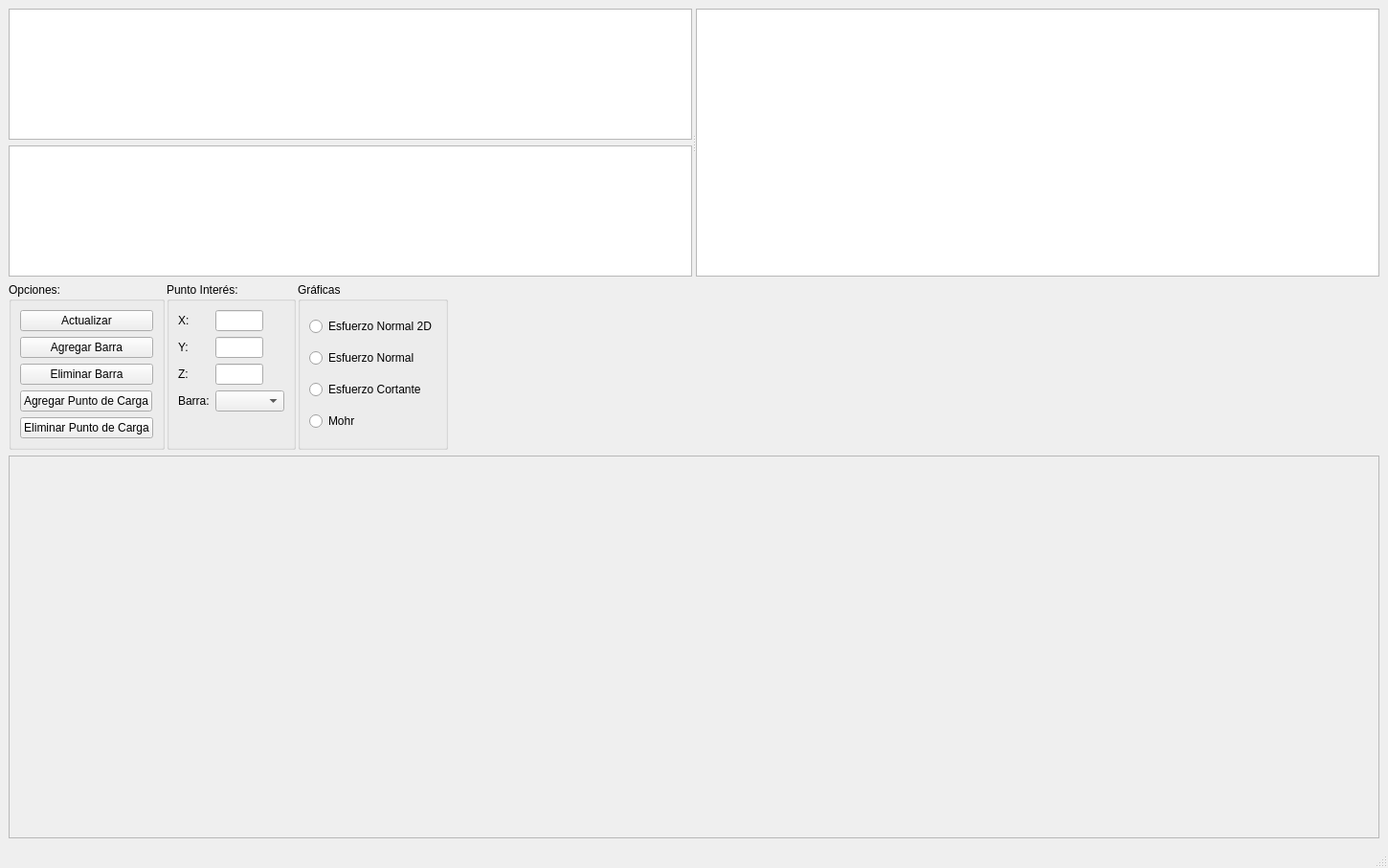
<?xml version="1.0" encoding="UTF-8"?>
<ui version="4.0">
 <class>MainWindow</class>
 <widget class="QMainWindow" name="MainWindow">
  <property name="geometry">
   <rect>
    <x>0</x>
    <y>0</y>
    <width>1450</width>
    <height>907</height>
   </rect>
  </property>
  <property name="windowTitle">
   <string>Esfuerzos Combinados</string>
  </property>
  <widget class="QWidget" name="centralwidget">
   <layout class="QVBoxLayout" name="verticalLayout">
    <item>
     <widget class="QSplitter" name="splitter">
      <property name="sizePolicy">
       <sizepolicy hsizetype="Expanding" vsizetype="Expanding">
        <horstretch>0</horstretch>
        <verstretch>0</verstretch>
       </sizepolicy>
      </property>
      <property name="minimumSize">
       <size>
        <width>0</width>
        <height>250</height>
       </size>
      </property>
      <property name="maximumSize">
       <size>
        <width>16777215</width>
        <height>16777215</height>
       </size>
      </property>
      <property name="orientation">
       <enum>Qt::Horizontal</enum>
      </property>
      <widget class="QWidget" name="verticalLayoutWidget">
       <layout class="QVBoxLayout" name="verticalLayout_3">
        <item>
         <widget class="QTableWidget" name="dataForcesTable"/>
        </item>
        <item>
         <widget class="QTableWidget" name="dataBarsTable"/>
        </item>
       </layout>
      </widget>
      <widget class="QWidget" name="verticalLayoutWidget_2">
       <layout class="QVBoxLayout" name="verticalLayout_4">
        <item>
         <widget class="QTableWidget" name="outDataTable"/>
        </item>
       </layout>
      </widget>
     </widget>
    </item>
    <item>
     <layout class="QGridLayout" name="gridLayout">
      <property name="spacing">
       <number>2</number>
      </property>
      <item row="0" column="1">
       <widget class="QGroupBox" name="groupBox_7">
        <property name="sizePolicy">
         <sizepolicy hsizetype="Fixed" vsizetype="Preferred">
          <horstretch>0</horstretch>
          <verstretch>0</verstretch>
         </sizepolicy>
        </property>
        <property name="title">
         <string>Punto Interés:</string>
        </property>
        <layout class="QFormLayout" name="formLayout_2">
         <item row="0" column="0">
          <widget class="QLabel" name="label_8">
           <property name="text">
            <string>X:</string>
           </property>
          </widget>
         </item>
         <item row="0" column="1">
          <widget class="QLineEdit" name="interestPointX">
           <property name="sizePolicy">
            <sizepolicy hsizetype="Fixed" vsizetype="Fixed">
             <horstretch>0</horstretch>
             <verstretch>0</verstretch>
            </sizepolicy>
           </property>
           <property name="maximumSize">
            <size>
             <width>50</width>
             <height>16777215</height>
            </size>
           </property>
          </widget>
         </item>
         <item row="1" column="1">
          <widget class="QLineEdit" name="interestPointY">
           <property name="sizePolicy">
            <sizepolicy hsizetype="Fixed" vsizetype="Fixed">
             <horstretch>0</horstretch>
             <verstretch>0</verstretch>
            </sizepolicy>
           </property>
           <property name="maximumSize">
            <size>
             <width>50</width>
             <height>16777215</height>
            </size>
           </property>
          </widget>
         </item>
         <item row="1" column="0">
          <widget class="QLabel" name="label_9">
           <property name="text">
            <string>Y:</string>
           </property>
          </widget>
         </item>
         <item row="2" column="0">
          <widget class="QLabel" name="label_10">
           <property name="text">
            <string>Z:</string>
           </property>
          </widget>
         </item>
         <item row="2" column="1">
          <widget class="QLineEdit" name="interestPointZ">
           <property name="sizePolicy">
            <sizepolicy hsizetype="Fixed" vsizetype="Fixed">
             <horstretch>0</horstretch>
             <verstretch>0</verstretch>
            </sizepolicy>
           </property>
           <property name="maximumSize">
            <size>
             <width>50</width>
             <height>16777215</height>
            </size>
           </property>
          </widget>
         </item>
         <item row="4" column="0">
          <widget class="QLabel" name="label_11">
           <property name="text">
            <string/>
           </property>
          </widget>
         </item>
         <item row="3" column="1">
          <widget class="QComboBox" name="interestBar"/>
         </item>
         <item row="3" column="0">
          <widget class="QLabel" name="label">
           <property name="text">
            <string>Barra:</string>
           </property>
          </widget>
         </item>
        </layout>
       </widget>
      </item>
      <item row="0" column="2">
       <widget class="QGroupBox" name="groupBox_4">
        <property name="sizePolicy">
         <sizepolicy hsizetype="Fixed" vsizetype="Preferred">
          <horstretch>0</horstretch>
          <verstretch>0</verstretch>
         </sizepolicy>
        </property>
        <property name="title">
         <string>Gráficas</string>
        </property>
        <layout class="QVBoxLayout" name="verticalLayout_2">
         <item>
          <widget class="QRadioButton" name="normalStress2D">
           <property name="text">
            <string>Esfuerzo Normal 2D</string>
           </property>
          </widget>
         </item>
         <item>
          <widget class="QRadioButton" name="normalStress">
           <property name="text">
            <string>Esfuerzo Normal</string>
           </property>
          </widget>
         </item>
         <item>
          <widget class="QRadioButton" name="shearStress">
           <property name="text">
            <string>Esfuerzo Cortante</string>
           </property>
          </widget>
         </item>
         <item>
          <widget class="QRadioButton" name="mohr">
           <property name="text">
            <string>Mohr</string>
           </property>
          </widget>
         </item>
        </layout>
       </widget>
      </item>
      <item row="0" column="0">
       <widget class="QGroupBox" name="groupBox">
        <property name="sizePolicy">
         <sizepolicy hsizetype="Fixed" vsizetype="Fixed">
          <horstretch>0</horstretch>
          <verstretch>0</verstretch>
         </sizepolicy>
        </property>
        <property name="title">
         <string>Opciones:</string>
        </property>
        <layout class="QFormLayout" name="formLayout">
         <item row="3" column="0" colspan="2">
          <widget class="QPushButton" name="addBar">
           <property name="text">
            <string>Agregar Barra</string>
           </property>
          </widget>
         </item>
         <item row="4" column="0" colspan="2">
          <widget class="QPushButton" name="deleteBar">
           <property name="text">
            <string>Eliminar Barra</string>
           </property>
          </widget>
         </item>
         <item row="5" column="0">
          <widget class="QPushButton" name="addLoadPoint">
           <property name="text">
            <string>Agregar Punto de Carga</string>
           </property>
          </widget>
         </item>
         <item row="6" column="0">
          <widget class="QPushButton" name="deleteLoadPoint">
           <property name="text">
            <string>Eliminar Punto de Carga</string>
           </property>
          </widget>
         </item>
         <item row="2" column="0" colspan="2">
          <widget class="QPushButton" name="update">
           <property name="text">
            <string>Actualizar</string>
           </property>
          </widget>
         </item>
        </layout>
       </widget>
      </item>
      <item row="0" column="3">
       <spacer name="horizontalSpacer">
        <property name="orientation">
         <enum>Qt::Horizontal</enum>
        </property>
        <property name="sizeHint" stdset="0">
         <size>
          <width>40</width>
          <height>20</height>
         </size>
        </property>
       </spacer>
      </item>
     </layout>
    </item>
    <item>
     <layout class="QHBoxLayout" name="horizontalLayout_2">
      <property name="spacing">
       <number>6</number>
      </property>
      <property name="sizeConstraint">
       <enum>QLayout::SetDefaultConstraint</enum>
      </property>
      <property name="topMargin">
       <number>0</number>
      </property>
      <item>
       <widget class="QFrame" name="plotFrame">
        <property name="enabled">
         <bool>true</bool>
        </property>
        <property name="sizePolicy">
         <sizepolicy hsizetype="Preferred" vsizetype="Expanding">
          <horstretch>0</horstretch>
          <verstretch>0</verstretch>
         </sizepolicy>
        </property>
        <property name="minimumSize">
         <size>
          <width>1380</width>
          <height>400</height>
         </size>
        </property>
        <property name="baseSize">
         <size>
          <width>0</width>
          <height>0</height>
         </size>
        </property>
        <property name="frameShape">
         <enum>QFrame::StyledPanel</enum>
        </property>
        <property name="frameShadow">
         <enum>QFrame::Raised</enum>
        </property>
        <layout class="QHBoxLayout" name="horizontalLayout_3">
         <item>
          <layout class="QVBoxLayout" name="graphLayout1"/>
         </item>
         <item>
          <layout class="QVBoxLayout" name="graphLayout2"/>
         </item>
         <item>
          <layout class="QVBoxLayout" name="graphLayout3"/>
         </item>
         <item>
          <layout class="QVBoxLayout" name="graphLayout4"/>
         </item>
        </layout>
       </widget>
      </item>
     </layout>
    </item>
   </layout>
  </widget>
  <widget class="QMenuBar" name="menubar">
   <property name="geometry">
    <rect>
     <x>0</x>
     <y>0</y>
     <width>1450</width>
     <height>21</height>
    </rect>
   </property>
  </widget>
  <widget class="QStatusBar" name="statusbar"/>
 </widget>
 <resources/>
 <connections/>
</ui>
